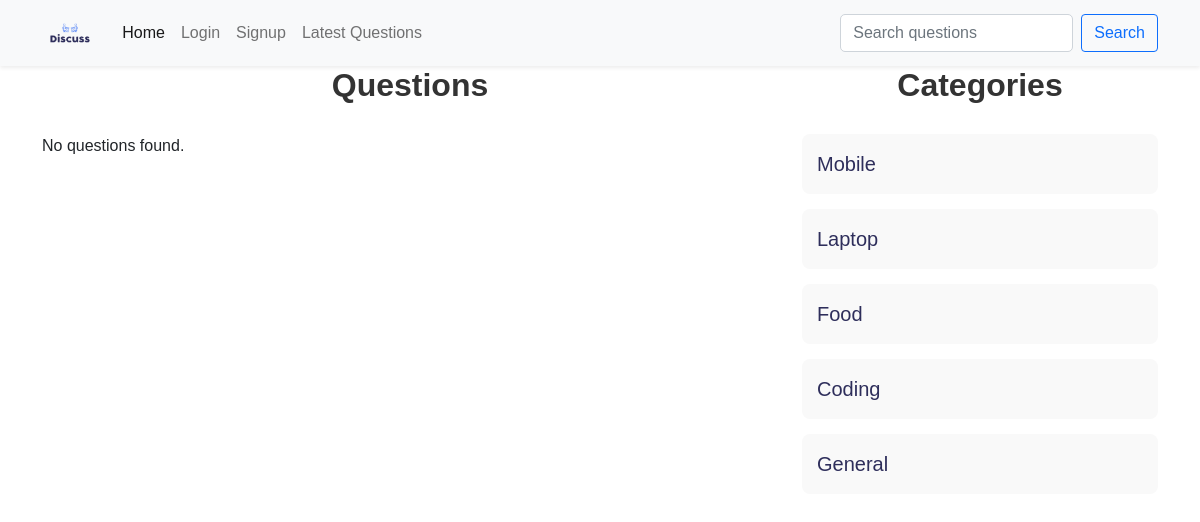
/?c-id=2, run on the app's committed database.
### tables this page shows
CREATE TABLE `category` (
  `id` int(30) NOT NULL,
  `name` varchar(100) NOT NULL
);

### client/categorylist.php (the view)
<div>
    <h1 class="heading">Categories</h1>
    <?php
    include('./common/db.php');
    $query = "SELECT * FROM category";
    $result = $conn->query($query);
    if ($result && $result->num_rows > 0) {
        echo "<ul class='category-list'>";
        foreach ($result as $row) {
            $name = ucfirst($row['name']);
            $id = $row['id'];
            echo "<li class='category-item'>
                    <a href='?c-id=$id'>$name</a>
                  </li>";
        }
        echo "</ul>";
    } else {
        echo "<p>No categories found.</p>";
    }
    ?>
</div>

### public/style.css (style rules this page uses)
:root { --primary-color: #2E2E5B; --secondary-color: #1c7194; --bg-color: #f9f9f9; --text-color: #333; --border-color: #ddd; }
body { font-family: Arial, sans-serif; }
a { color: var(--primary-color); text-decoration: none; }
.heading { text-align: center; font-size: 2rem; font-weight: bold; color: var(--text-color); margin-bottom: 30px; }
.category-list { list-style-type: none; padding: 0; }
.category-item { margin: 15px 0; padding: 15px; background-color: var(--bg-color); border-radius: 8px; }
.category-item a { color: var(--primary-color); font-size: 20px; }

### data on the page
category: name "Mobile"
category: name "Laptop"
category: name "Food"
category: name "Coding"
category: name "General"
